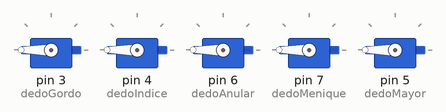
This sketch was run on a simulated Arduino Uno, built with avr-gcc and run on an emulated ATmega328P. Shown: 5 × servo.

Above: at 2.1 s.
At 5.1 s:
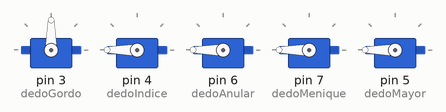
At 7.6 s:
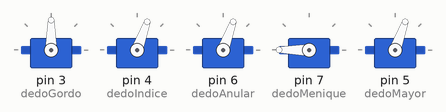
At 15.9 s:
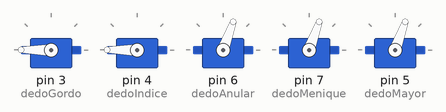
At 24.2 s:
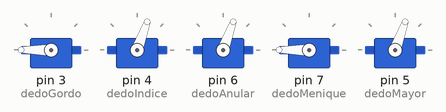
At 32.2 s:
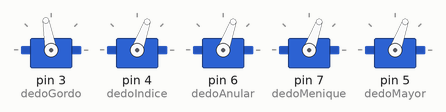
Timing chart, 0 to 40.0 s (numbered marks = the images above):
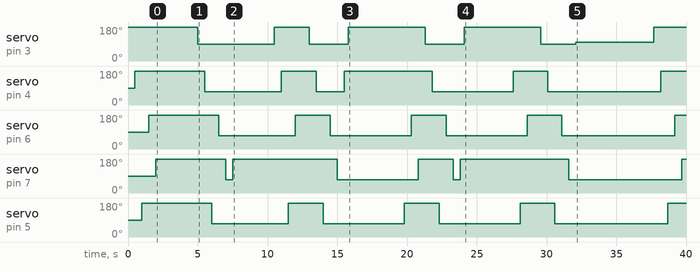

Measured:
- by itself, servo on pin 3 (dedoGordo): 180° → 90° at 5.0 s, → 180° 5.5 s later, → 90° 2.5 s later, → 180° 2.8 s later, … (9 changes in this stretch)
- by itself, servo on pin 4 (dedoIndice): 90° → 180° at 0.50 s, → 70° 5.0 s later, → 180° 5.5 s later, → 70° 2.5 s later, … (9 changes in this stretch)
- by itself, servo on pin 6 (dedoAnular), servo on pin 5 (dedoMayor): goes 180° 5.0 s, 3 × (70° 5.5 s, 180° 2.5 s), 70° 8.1 s, then 180°
- by itself, servo on pin 7 (dedoMenique): 90° → 180° at 2.0 s, → 70° 5.0 s later, → 180° 0.50 s later, → 70° 7.5 s later, … (9 changes in this stretch)

The sketch:

ILoveYou.ino
```cpp
#include <Servo.h>
Servo dedoGordo;
Servo dedoIndice;
Servo dedoAnular;
Servo dedoMenique;
Servo dedoMayor;

void setup() {
  dedoGordo.attach(3);
  dedoIndice.attach(4);
  dedoAnular.attach(6);
  dedoMenique.attach(7);
  dedoMayor.attach(5);
  abrirMano(); //Necesario para las rutinas
}


void abrirMano(){
  dedoGordo.write(180);
  delay(500);
  dedoIndice.write(180);
  delay(500);
  dedoMayor.write(180);
  delay(500);
  dedoAnular.write(180);
  delay(500);
  dedoMenique.write(180);
  delay(500);
}

void cerrarMano(){
  abrirMano();
  dedoGordo.write(90);
  delay(500);
  dedoIndice.write(70);
  delay(500);
  dedoMayor.write(70);
  delay(500);
  dedoAnular.write(70);
  delay(500);
  dedoMenique.write(70);
  delay(500);
}

void i(){
  cerrarMano();
  dedoMenique.write(180);
  delay(3000);
}

void love(){
  cerrarMano();
  dedoIndice.write(180);
  delay(300);
  dedoGordo.write(180);
  delay(3000);
}

void you(){
  cerrarMano();
  dedoMenique.write(180);
  delay(300);
  dedoGordo.write(180);
  delay(3000);
}

void iLoveYou(){
  cerrarMano();
  dedoGordo.write(100);
  delay(300);
  dedoMayor.write(70);
  delay(300);
  dedoAnular.write(70);
}

void loop(){
  i();
  love();
  you();
  iLoveYou();
  delay(5000);
}
```
